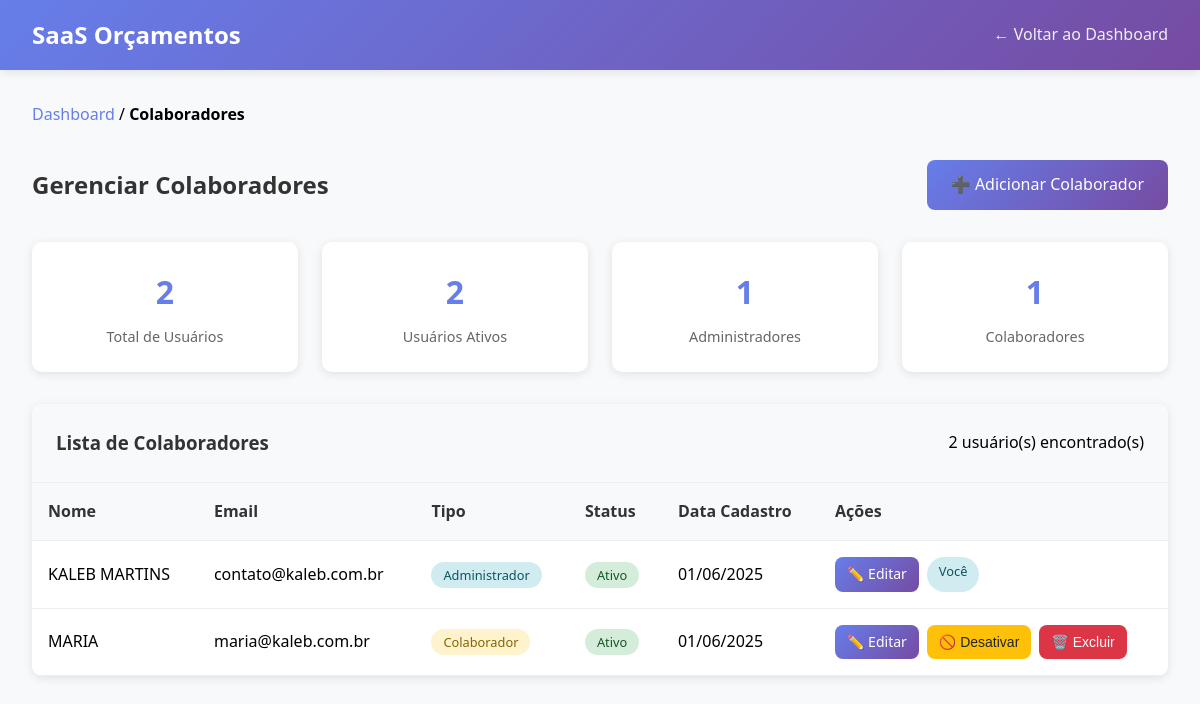
/colaboradores/lista.php (signed in), run on the app's committed database.
### tables this page shows
CREATE TABLE `usuarios` (
  `id` int NOT NULL AUTO_INCREMENT,
  `nome` varchar(100) NOT NULL,
  `email` varchar(100) NOT NULL,
  `senha` varchar(255) NOT NULL,
  `tipo` enum('super_admin','admin_empresa','colaborador') NOT NULL,
  `empresa_id` int DEFAULT NULL,
  `ativo` tinyint(1) DEFAULT '1',
  `data_criacao` timestamp NULL DEFAULT CURRENT_TIMESTAMP,
  `data_atualizacao` timestamp NULL DEFAULT CURRENT_TIMESTAMP ON UPDATE CURRENT_TIMESTAMP,
  PRIMARY KEY (`id`),
  UNIQUE KEY `email` (`email`),
  KEY `idx_usuarios_email` (`email`),
  KEY `idx_usuarios_empresa` (`empresa_id`),
  CONSTRAINT `fk_usuarios_empresa` FOREIGN KEY (`empresa_id`) REFERENCES `empresas` (`id`) ON DELETE SET NULL
);

### classes/Colaborador.php (called while the page is built, shortened)
<?php
require_once __DIR__ . '/../config/database.php';
class Colaborador {
    private $conn;
    private $table_usuarios = 'usuarios';
    public function __construct() {
        $database = new Database();
        $this->conn = $database->getConnection();
    }
    public function listarColaboradores($empresa_id, $ativo = null) {
        try {
            $where_ativo = '';
            $query = "SELECT id, nome, email, tipo, ativo, data_criacao, data_atualizacao
                     FROM " . $this->table_usuarios . "
                     WHERE empresa_id = :empresa_id AND tipo IN ('admin_empresa', 'colaborador') " . $where_ativo . "
                     ORDER BY tipo ASC, nome ASC";
            $stmt = $this->conn->prepare($query);
            $stmt->bindParam(':empresa_id', $empresa_id);
            $stmt->execute();
            return $stmt->fetchAll();
        } catch (Exception $e) {
            return [];
        }
    }
    public function estatisticasColaboradores($empresa_id) {
        try {
            $query = "SELECT
                        COUNT(*) as total,
                        SUM(CASE WHEN ativo = 1 THEN 1 ELSE 0 END) as ativos,
                        SUM(CASE WHEN ativo = 0 THEN 1 ELSE 0 END) as inativos,
                        SUM(CASE WHEN tipo = 'admin_empresa' THEN 1 ELSE 0 END) as admins,
                        SUM(CASE WHEN tipo = 'colaborador' THEN 1 ELSE 0 END) as colaboradores
                     FROM " . $this->table_usuarios . "
                     WHERE empresa_id = :empresa_id AND tipo IN ('admin_empresa', 'colaborador')";
            $stmt = $this->conn->prepare($query);
            $stmt->bindParam(':empresa_id', $empresa_id);
            $stmt->execute();
            return $stmt->fetch();
        } catch (Exception $e) {
            return [
                'total' => 0,
                'ativos' => 0,
                'inativos' => 0,
                'admins' => 0,
                'colaboradores' => 0
            ];
        }
    }
}
?>

### config/database.php (called while the page is built, shortened)
<?php
class Database {
    private $host = 'localhost';
    private $db_name = 'local';
    private $username = 'root';
    private $password = 'root';
    public function getConnection() {
        $this->conn = null;
        try {
            $this->conn = new PDO(
                "mysql:host=" . $this->host . ";dbname=" . $this->db_name . ";charset=utf8",
                $this->username,
                $this->password,
                [
                    PDO::ATTR_ERRMODE => PDO::ERRMODE_EXCEPTION,
                    PDO::ATTR_DEFAULT_FETCH_MODE => PDO::FETCH_ASSOC,
                    PDO::ATTR_EMULATE_PREPARES => false
                ]
            );
        } catch(PDOException $e) {
            echo "Erro de conexão: " . $e->getMessage();
            die();
        }
        return $this->conn;
    }
}
?>

### public/colaboradores/lista.php (the view, shortened to what this page needs)
<?php
require_once __DIR__ . '/../../config/database.php';
require_once __DIR__ . '/../../classes/Colaborador.php';
$colaborador = new Colaborador();
$colaboradores = $colaborador->listarColaboradores($_SESSION['empresa_id']);
$stats = $colaborador->estatisticasColaboradores($_SESSION['empresa_id']);
?>
<!DOCTYPE html>
<html lang="pt-BR">
<head>
</head>
<body>
    <div class="header">
        <div class="header-content">
            <h1><?php echo SITE_NAME; ?></h1>
            <div class="user-info">
                <a href="../dashboard.php">← Voltar ao Dashboard</a>
            </div>
        </div>
    </div>
    <div class="container">
        <div class="breadcrumb">
            <a href="../dashboard.php">Dashboard</a> / <strong>Colaboradores</strong>
        </div>
        <div class="page-header">
            <h2>Gerenciar Colaboradores</h2>
            <a href="adicionar.php" class="btn btn-primary">➕ Adicionar Colaborador</a>
        </div>
        <div class="stats-grid">
            <div class="stat-card">
                <div class="stat-value"><?php echo $stats['total']; ?></div>
                <div class="stat-label">Total de Usuários</div>
            </div>
            <div class="stat-card">
                <div class="stat-value"><?php echo $stats['ativos']; ?></div>
                <div class="stat-label">Usuários Ativos</div>
            </div>
            <div class="stat-card">
                <div class="stat-value"><?php echo $stats['admins']; ?></div>
                <div class="stat-label">Administradores</div>
            </div>
            <div class="stat-card">
                <div class="stat-value"><?php echo $stats['colaboradores']; ?></div>
                <div class="stat-label">Colaboradores</div>
            </div>
        </div>
        <div class="card">
            <div class="card-header">
                <h3>Lista de Colaboradores</h3>
                <span><?php echo count($colaboradores); ?> usuário(s) encontrado(s)</span>
            </div>
            <div class="card-body">
                <?php if (!empty($colaboradores)): ?>
                    <table class="table">
                        <thead>
                            <tr>
                                <th>Nome</th>
                                <th>Email</th>
                                <th>Tipo</th>
                                <th>Status</th>
                                <th>Data Cadastro</th>
                                <th>Ações</th>
                            </tr>
                        </thead>
                        <tbody>
                            <?php foreach ($colaboradores as $colab): ?>
                                <tr>
                                    <td><?php echo htmlspecialchars($colab['nome']); ?></td>
                                    <td><?php echo htmlspecialchars($colab['email']); ?></td>
                                    <td>
                                        <span class="badge badge-<?php echo $colab['tipo'] == 'admin_empresa' ? 'primary' : 'warning'; ?>">
                                            <?php echo $colab['tipo'] == 'admin_empresa' ? 'Administrador' : 'Colaborador'; ?>
                                        </span>
                                    </td>
                                    <td>
                                        <span class="badge badge-<?php echo $colab['ativo'] ? 'success' : 'danger'; ?>">
                                            <?php echo $colab['ativo'] ? 'Ativo' : 'Inativo'; ?>
                                        </span>
                                    </td>
                                    <td><?php echo date('d/m/Y', strtotime($colab['data_criacao'])); ?></td>
                                    <td>
                                        <div class="actions">
                                            <a href="editar.php?id=<?php echo $colab['id']; ?>" class="btn btn-primary btn-sm">
                                                ✏️ Editar
                                            </a>
                                            <?php if ($colab['id'] != $_SESSION['user_id']): ?>
                                                <?php if ($colab['ativo']): ?>
                                                    <button onclick="confirmarAcao('desativar', <?php echo $colab['id']; ?>, '<?php echo htmlspecialchars($colab['nome']); ?>')"
                                                            class="btn btn-warning btn-sm">
                                                        🚫 Desativar
                                                    </button>
                                                <?php endif; ?>
                                                <button onclick="confirmarAcao('excluir', <?php echo $colab['id']; ?>, '<?php echo htmlspecialchars($colab['nome']); ?>')"
                                                        class="btn btn-danger btn-sm">
                                                    🗑️ Excluir
                                                </button>
                                            <?php else: ?>
                                                <span class="badge badge-primary">Você</span>
                                            <?php endif; ?>
                                        </div>
                                    </td>
                                </tr>
                            <?php endforeach; ?>
                        </tbody>
                    </table>
                <?php endif; ?>
            </div>
        </div>
    </div>
</body>
</html>

### public/colaboradores/lista.php (style rules this page uses)
* { margin: 0; padding: 0; box-sizing: border-box; }
body { font-family: 'Segoe UI', Tahoma, Geneva, Verdana, sans-serif; background-color: #f8f9fa; line-height: 1.6; }
.header { background: linear-gradient(135deg, #667eea 0%, #764ba2 100%); color: white; padding: 1rem 0; box-shadow: 0 2px 10px rgba(0,0,0,0.1); }
.header-content { max-width: 1200px; margin: 0 auto; padding: 0 2rem; display: flex; justify-content: space-between; align-items: center; }
.header h1 { font-size: 1.5rem; }
.user-info a { color: white; text-decoration: none; opacity: 0.9; transition: opacity 0.3s; }
.container { max-width: 1200px; margin: 0 auto; padding: 2rem; }
.breadcrumb { margin-bottom: 2rem; }
.breadcrumb a { color: #667eea; text-decoration: none; }
.page-header { display: flex; justify-content: space-between; align-items: center; margin-bottom: 2rem; }
.page-header h2 { color: #333; margin: 0; }
.btn { padding: 0.75rem 1.5rem; border: none; border-radius: 8px; font-size: 1rem; font-weight: 500; cursor: pointer; text-decoration: none; display: inline-block; transition: transform 0.2s; }
.btn-primary { background: linear-gradient(135deg, #667eea 0%, #764ba2 100%); color: white; }
.btn-warning { background: #ffc107; color: #212529; }
.btn-danger { background: #dc3545; color: white; }
.btn-sm { padding: 0.375rem 0.75rem; font-size: 0.875rem; }
.stats-grid { display: grid; grid-template-columns: repeat(auto-fit, minmax(200px, 1fr)); gap: 1.5rem; margin-bottom: 2rem; }
.stat-card { background: white; padding: 1.5rem; border-radius: 10px; box-shadow: 0 2px 10px rgba(0,0,0,0.1); text-align: center; }
.stat-value { font-size: 2rem; font-weight: bold; color: #667eea; margin-bottom: 0.5rem; }
.stat-label { color: #666; font-size: 0.9rem; }
.card { background: white; border-radius: 10px; box-shadow: 0 2px 10px rgba(0,0,0,0.1); overflow: hidden; }
.card-header { background: #f8f9fa; padding: 1.5rem; border-bottom: 1px solid #eee; display: flex; justify-content: space-between; align-items: center; }
.card-header h3 { color: #333; margin: 0; }
.card-body { padding: 0; }
.table { width: 100%; border-collapse: collapse; }
.table th, .table td { padding: 1rem; text-align: left; border-bottom: 1px solid #eee; }
.table th { background: #f8f9fa; font-weight: 600; color: #333; }
.badge { padding: 0.25rem 0.75rem; border-radius: 20px; font-size: 0.8rem; font-weight: 500; }
.badge-success { background: #d4edda; color: #155724; }
.badge-primary { background: #d1ecf1; color: #0c5460; }
.badge-warning { background: #fff3cd; color: #856404; }
.actions { display: flex; gap: 0.5rem; }

### data on the page
usuarios: nome "KALEB MARTINS", email "contato@kaleb.com.br", tipo "Administrador", ativo "Ativo", data_criacao "01/06/2025", shows "Você"
usuarios: nome "MARIA", email "maria@kaleb.com.br", tipo "Colaborador", ativo "Ativo", data_criacao "01/06/2025"

### other printed values
SITE_NAME "SaaS Orçamentos"
$stats['total'] "2"
$stats['ativos'] "2"
$stats['admins'] "1"
$stats['colaboradores'] "1"
count($colaboradores) "2"
